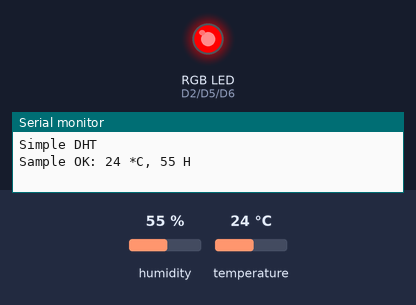
Recording of a program running on a simulated ESP8266 (NodeMCU). Shown: an RGB LED mixed from three pins (HIGH = lit), the last lines printed to the serial monitor. The inputs (shaded band) are chosen by the test bench; at power-on: temperature 24 °C, humidity 55 %.

Above: at 2.2 s.
2.3 s: temperature set to 21 °C
4.4 s: temperature set to 18 °C
At 6.0 s:
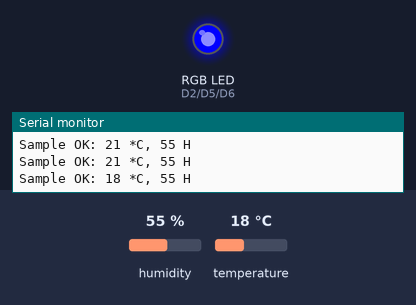
7.0 s: temperature set to 16 °C
9.1 s: temperature set to 13 °C
At 10.8 s:
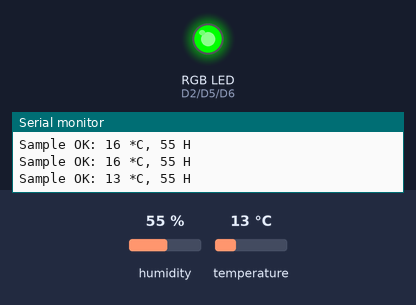
11.6 s: temperature set to 19 °C
At 12.8 s:
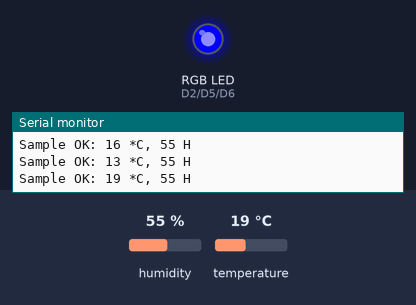
13.7 s: temperature set to 12 °C
At 15.6 s:
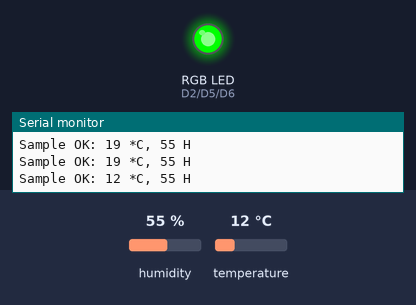
Timing chart, 0 to 17.1 s (numbered marks = the images above; inputs shaded):
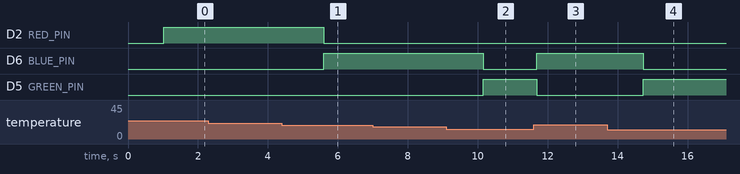

Measured:
- the behaviour switches between 20 and 19 °C on temperature (found by bisection; images 0 and 1)
- the behaviour switches between 15 and 14 °C on temperature (found by bisection; images 1 and 2)
- after the input at 4.4 s, D2 (RED_PIN): HIGH → LOW after 1.2 s; D6 (BLUE_PIN): LOW → HIGH after 1.2 s
- after the input at 9.1 s, D6 (BLUE_PIN): HIGH → LOW after 1.1 s; D5 (GREEN_PIN): LOW → HIGH after 1.1 s
- after the input at 11.6 s, D6 (BLUE_PIN): LOW → HIGH after 0.09 s; D5 (GREEN_PIN): HIGH → LOW after 0.09 s
- after the input at 13.7 s, D6 (BLUE_PIN): HIGH → LOW after 1.0 s; D5 (GREEN_PIN): LOW → HIGH after 1.0 s

The program:

main.cpp
```cpp
#include <Arduino.h>
#include <SimpleDHT.h>

#define pinDHT 7 // SD3 pin signal sensor DHT
#define RED_PIN D2
#define GREEN_PIN D5
#define BLUE_PIN D6

byte temperature = 0;
byte humidity = 0;

SimpleDHT11 dht11(D1); // instan sensor dht11

void KelembabanSuhu()
{
  int err = SimpleDHTErrSuccess;

  if ((err = dht11.read(&temperature, &humidity, NULL)) != SimpleDHTErrSuccess)
  {
    Serial.print("Pembacaan DHT11 gagal, err=");
    Serial.println(err);
    delay(1000);
    return;
  }

  Serial.print("Sample OK: ");
  Serial.print((int)temperature);

  Serial.print(" *C, ");
  Serial.print((int)humidity);
  Serial.println(" H");

  // Set the color of the RGB LED based on the temperature value
  if (temperature < 15)
  {
    digitalWrite(RED_PIN, LOW);
    digitalWrite(GREEN_PIN, HIGH);
    digitalWrite(BLUE_PIN, LOW);
  }
  else if (temperature >= 15 && temperature < 20)
  {
    digitalWrite(RED_PIN, LOW);
    digitalWrite(GREEN_PIN, LOW);
    digitalWrite(BLUE_PIN, HIGH);
  }
  else
  {
    digitalWrite(RED_PIN, HIGH);
    digitalWrite(GREEN_PIN, LOW);
    digitalWrite(BLUE_PIN, LOW);
  }

  delay(1500);
}

// buat kelvin sama reamur

// float kelvin = temperature + 273.15;

// Serial.print("Sample OK: ");
// Serial.print((int)kelvin);

// Serial.print(" *K, ");
// Serial.print((int)humidity);
// Serial.println(" H");

// float reamur = temperature * 0.8;

// Serial.print("Sample OK: ");
// Serial.print((int)reamur);

// Serial.print(" *R, ");
// Serial.print((int)humidity);
// Serial.println(" H");

// Serial.println("");

void setup()
{

  pinMode(RED_PIN, OUTPUT);
  pinMode(GREEN_PIN, OUTPUT);
  pinMode(BLUE_PIN, OUTPUT);

  Serial.begin(115200);
  Serial.println("Simple DHT");
  delay(1000);
}

void loop()
{
  KelembabanSuhu();
}
```
